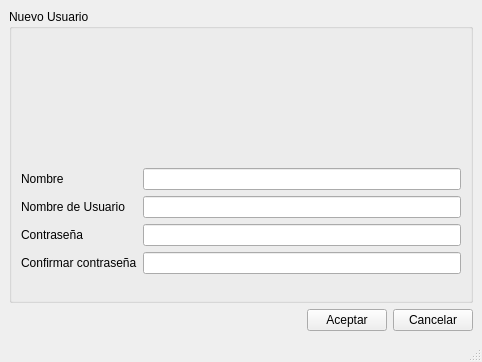
<?xml version="1.0" encoding="UTF-8"?>
<ui version="4.0">
 <class>form_newUser</class>
 <widget class="QMainWindow" name="form_newUser">
  <property name="geometry">
   <rect>
    <x>0</x>
    <y>0</y>
    <width>482</width>
    <height>362</height>
   </rect>
  </property>
  <property name="windowTitle">
   <string>Crear Usuario</string>
  </property>
  <widget class="QWidget" name="centralwidget">
   <layout class="QGridLayout" name="gridLayout_2">
    <item row="1" column="0">
     <spacer name="horizontalSpacer">
      <property name="orientation">
       <enum>Qt::Horizontal</enum>
      </property>
      <property name="sizeHint" stdset="0">
       <size>
        <width>257</width>
        <height>20</height>
       </size>
      </property>
     </spacer>
    </item>
    <item row="1" column="1">
     <widget class="QPushButton" name="pb_aceptar">
      <property name="text">
       <string>Aceptar</string>
      </property>
      <property name="icon">
       <iconset resource="recursos.qrc">
        <normaloff>:/images/Images/iconos_colores/checked_96px.png</normaloff>:/images/Images/iconos_colores/checked_96px.png</iconset>
      </property>
     </widget>
    </item>
    <item row="1" column="2">
     <widget class="QPushButton" name="pb_cancelar">
      <property name="text">
       <string>Cancelar</string>
      </property>
      <property name="icon">
       <iconset resource="recursos.qrc">
        <normaloff>:/images/Images/iconos_colores/cancel_96px.png</normaloff>:/images/Images/iconos_colores/cancel_96px.png</iconset>
      </property>
     </widget>
    </item>
    <item row="0" column="0" colspan="3">
     <widget class="QGroupBox" name="groupBox">
      <property name="title">
       <string>Nuevo Usuario</string>
      </property>
      <layout class="QGridLayout" name="gridLayout">
       <item row="0" column="2">
        <spacer name="horizontalSpacer_3">
         <property name="orientation">
          <enum>Qt::Horizontal</enum>
         </property>
         <property name="sizeHint" stdset="0">
          <size>
           <width>40</width>
           <height>20</height>
          </size>
         </property>
        </spacer>
       </item>
       <item row="0" column="0">
        <spacer name="horizontalSpacer_2">
         <property name="orientation">
          <enum>Qt::Horizontal</enum>
         </property>
         <property name="sizeHint" stdset="0">
          <size>
           <width>40</width>
           <height>20</height>
          </size>
         </property>
        </spacer>
       </item>
       <item row="0" column="1">
        <widget class="QLabel" name="label_5">
         <property name="text">
          <string/>
         </property>
         <property name="pixmap">
          <pixmap resource="recursos.qrc">:/images/Images/iconos_colores/user_96px.png</pixmap>
         </property>
        </widget>
       </item>
       <item row="1" column="0" colspan="3">
        <layout class="QFormLayout" name="formLayout">
         <item row="0" column="0">
          <widget class="QLabel" name="label">
           <property name="text">
            <string>Nombre</string>
           </property>
          </widget>
         </item>
         <item row="0" column="1">
          <widget class="QLineEdit" name="le_nombre"/>
         </item>
         <item row="1" column="0">
          <widget class="QLabel" name="label_2">
           <property name="text">
            <string>Nombre de Usuario</string>
           </property>
          </widget>
         </item>
         <item row="1" column="1">
          <widget class="QLineEdit" name="le_username"/>
         </item>
         <item row="2" column="0">
          <widget class="QLabel" name="label_3">
           <property name="text">
            <string>Contraseña</string>
           </property>
          </widget>
         </item>
         <item row="2" column="1">
          <widget class="QLineEdit" name="le_pass"/>
         </item>
         <item row="3" column="0">
          <widget class="QLabel" name="label_4">
           <property name="text">
            <string>Confirmar contraseña</string>
           </property>
          </widget>
         </item>
         <item row="3" column="1">
          <widget class="QLineEdit" name="le_confirmpass"/>
         </item>
        </layout>
       </item>
      </layout>
     </widget>
    </item>
   </layout>
  </widget>
  <widget class="QMenuBar" name="menubar">
   <property name="geometry">
    <rect>
     <x>0</x>
     <y>0</y>
     <width>482</width>
     <height>26</height>
    </rect>
   </property>
  </widget>
  <widget class="QStatusBar" name="statusbar"/>
 </widget>
 <resources>
  <include location="recursos.qrc"/>
 </resources>
 <connections/>
</ui>
